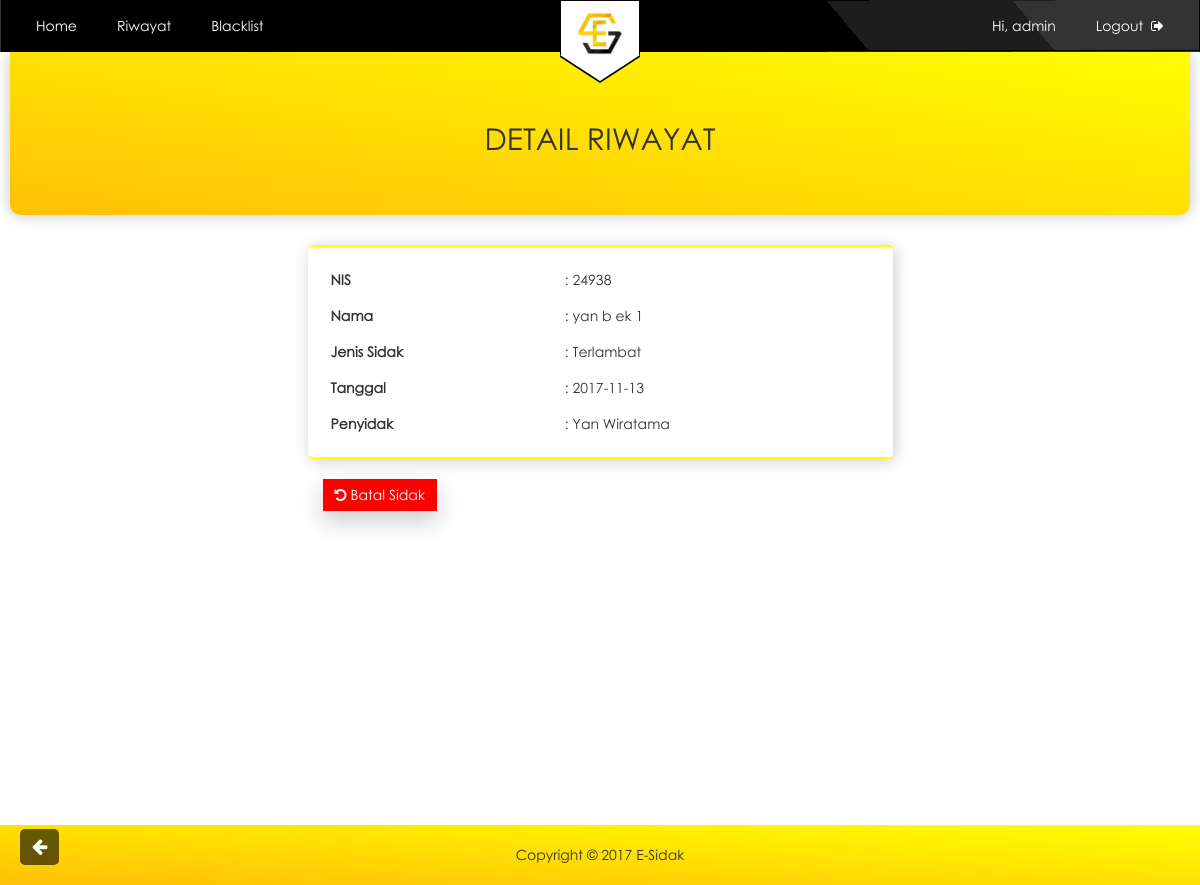
The app's page /user/detail_riwayat.php?id=113 (signed in) with its own data.
### tables this page shows
CREATE TABLE `user` (
  `id_user` int(12) NOT NULL,
  `nama` varchar(30) NOT NULL,
  `username` varchar(18) NOT NULL,
  `pass` varchar(225) NOT NULL,
  `level` varchar(7) NOT NULL
);

CREATE TABLE `riwayat` (
  `id` int(12) NOT NULL,
  `id_user` int(50) NOT NULL,
  `nis` int(12) NOT NULL,
  `id_pelanggaran` int(50) NOT NULL,
  `tanggal` date NOT NULL
);

CREATE TABLE `data_siswa` (
  `nis` int(12) NOT NULL,
  `nama_siswa` varchar(26) NOT NULL,
  `id_jurusan` int(8) NOT NULL,
  `kelas` int(5) NOT NULL,
  `indeks` int(5) NOT NULL,
  `nama_ortu` varchar(26) NOT NULL,
  `no_ortu` varchar(14) NOT NULL,
  `alamat` varchar(38) NOT NULL,
  `poin` int(100) NOT NULL
);

CREATE TABLE `pelanggaran` (
  `id_pelanggaran` int(12) NOT NULL,
  `nama_pelanggaran` varchar(18) NOT NULL,
  `min_poin` int(100) NOT NULL
);

### user/detail_riwayat.php (the view, shortened to what this page needs)
 <!DOCTYPE html>
<?php
include "../config/koneksi.php";
if(@$_SESSION['admin'] || @$_SESSION['guru']|| @$_SESSION['osis']) {
?>
<?php
if(@$_SESSION['admin']) {
  $userlogin = @$_SESSION['admin'];
  $href="../admin/admin_home.php";
 } else if(@$_SESSION['guru']) {
  $userlogin = @$_SESSION['guru'];
  $href="guru_home.php";
 }else{
  $userlogin = @$_SESSION['osis'];
  $href="osis_home.php";
 }
$sql = mysqli_query($con,"select * from user where username = '$userlogin'") or die(mysql_error());
 $data = mysqli_fetch_array($sql);
?>
<!DOCTYPE html>
<html>
  <head>
  <link rel="stylesheet" href="../css/bootstrap.min.css">
  <link rel="stylesheet" href="https://cdnjs.cloudflare.com/ajax/libs/font-awesome/4.7.0/css/font-awesome.min.css">
  <link rel="stylesheet" href="../css/style.css">
  </head>
  <body>
    <nav class="navbar navbar-default navbar-custom">
      <div class="navbar-header">
        <a class="navbar-brand"><img src="../img/esidak2.png" alt=""></a>
      </div>
      <div class="navbar-collapse collapse">
        <ul class="nav navbar-nav navbar-left">
           <li><a href="<?php echo $href;?>">Home</a></li>
          <li><a href="riwayat.php">Riwayat</a></li>
          <li><a href="blacklist.php">Blacklist</a></li>
        </ul>
        <ul class="nav navbar-nav navbar-right">
          <li><a href="#u">Hi, <?php echo $data['username']; ?></a></li>
          <li><a href="../config/logout.php">Logout &nbsp;<i class="fa fa-sign-out"></i></a></li>
        </ul>
      </div>
    </nav>
    <div class="container-fluid">
        <div class="jumbotron-list">
          <h2 class="text-center">DETAIL RIWAYAT</h2>
      </div>
    </div>
<?php
include "../config/koneksi.php";
$id = $_GET['id'];
$sqll = mysqli_query($con,"select riwayat.*, data_siswa.nama_siswa, user.nama, pelanggaran.nama_pelanggaran from riwayat
                            join data_siswa on riwayat.nis=data_siswa.nis
                            join user on riwayat.id_user=user.id_user
                            join pelanggaran on riwayat.id_pelanggaran=pelanggaran.id_pelanggaran where id='$id'") or die(mysqli_error());
                  while($tampil = mysqli_fetch_array($sqll)){
?>
    <div class="wrapper">
    <div class="container-fluid">
          <div class="col-md-12">
            <div class="container-panel-detail">
              <table class="table table-custom">
              <tbody>
                <tr>
                  <th>NIS</th>
                  <td>: <?php echo $tampil['nis']; ?></td>
                </tr>
                <tr>
                  <th>Nama</th>
                  <td>: <?php echo $tampil['nama_siswa']; ?></td>
                </tr>
                <tr>
                  <th>Jenis Sidak</th>
                  <td>: <?php echo $tampil['nama_pelanggaran']; ?></td>
                </tr>
                <tr>
                  <th>Tanggal</th>
                  <td>: <?php echo $tampil['tanggal']; ?></td>
                </tr>
                <tr>
                  <th>Penyidak</th>
                  <td>: <?php echo $tampil['nama']; ?></td>
                </tr>
              </tbody>
              </table>
            </div>
            <div class="container-fluid container-button-undo">
                <div class="col-md-12 ">
                  <a href="../config/batal_sidak.php?nis=<?php echo $tampil['nis']; ?>&id=<?php echo $tampil['id']; ?>&id_langgar=<?php echo $tampil['id_pelanggaran']; ?>" onclick="return confirm('Apakah anda yakin?')"><button class="btn btn-undo" type="button"><i class="fa fa-undo"></i> Batal Sidak</button></a>
                </div>
            </div>
      </div>
    </div>
    </div>
    <a href="riwayat.php" class="btn-back-r"><i class="fa fa-arrow-left"></i></a>
    <footer>
      <p>Copyright &copy; 2017 E-Sidak</p>
    </footer>
  </body>
</html>
<?php
  }
}
 ?>

### css/style.css (style rules this page uses)
html,body { font-family: century_gothic; }
.container-fluid { margin: 0; padding: 0 }
.navbar-custom { background: linear-gradient(50deg , #000 70%,#1d1d1d 0, #1d1d1d 85%, #333333 20%); border-radius: 0; border-color: transparent; margin-bottom: 0; }
.navbar-custom .navbar-nav li a, .navbar-custom-user .navbar-nav li a, .navbar-custom-user .navbar-nav li span { color: #fff; border-radius: 4px; display: block; margin: 10px 5px; padding: 5px 15px; }
.navbar-brand img { border: 1px solid black; background: #fff; margin: 0 auto; width: 80px; padding: 10px 15px 0px; border-top: 0; }
.navbar-brand { padding: 0; width: 100%; position: absolute; border-bottom: 1px solid #000; }
.navbar-default .navbar-collapse { border: 0; }
.navbar-brand::after { content:''; position:relative; top: -1.4px; border-style:solid; border-width: 26px 40px 0; border-color: #fff transparent; width:0; display:block; margin:0 auto; }
.navbar-brand::before { content:''; position:absolute; left:50%; top: 141%; border-style:solid; border-width: 26px 40px 0; border-color: #000 transparent; width:0; transform:translate(-50%, -50%); }
.navbar-right { margin-right: 0px; }
.jumbotron-list { background: linear-gradient(to top right, #FFC107,yellow); margin-bottom: 50px; padding: 50px 15px; margin: 0 10px 30px; border-radius: 0 0 10px 10px; box-shadow: 0px 0px 15px 1px #ccc; }
.btn-back-r { position: fixed; left: 20px; bottom: 20px; background: rgba(0,0,0,0.6); border: 0; color: #fff; padding: 5px 12px; font-size: 18px; border-radius: 5px; }
.wrapper { min-height: 500px; }
.table-custom { margin: auto; }
.table-custom tbody tr th, .table-custom tbody tr td, .table-about tbody tr td { border: 0; }
.container-panel, .container-panel-detail { border: 2px solid yellow; border-left-width: 0px; border-right-width: 0px; width: 50%; margin: 0 auto; padding: 15px; border-radius: 5px; margin-bottom: 20px; box-shadow: 2px 2px 15px #ccc; }
.container-button-undo { width: 50%; margin: 0 auto; }
.btn-update, .btn-cetak, .btn-undo { border:0; border-radius: 0; margin-bottom: 30px; box-shadow: 0px 10px 25px #ccc; }
.btn-cetak, .btn-undo { float: left; background: red; color: #fff; }
footer { background: linear-gradient(to top right, #FFC107,yellow); padding: 20px; margin-top: 80px; text-align: center; }
footer p { margin: 0; }

### records on screen
user: username "admin"
riwayat: nis "24938", data_siswa.nama_siswa "yan b ek 1", id_pelanggaran.nama_pelanggaran "Terlambat", tanggal "2017-11-13", id_user.nama "Yan Wiratama"
